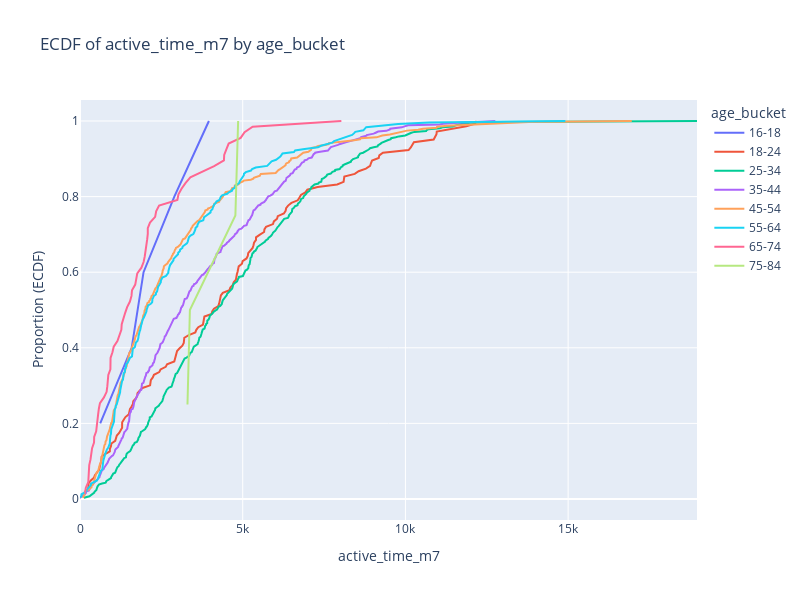
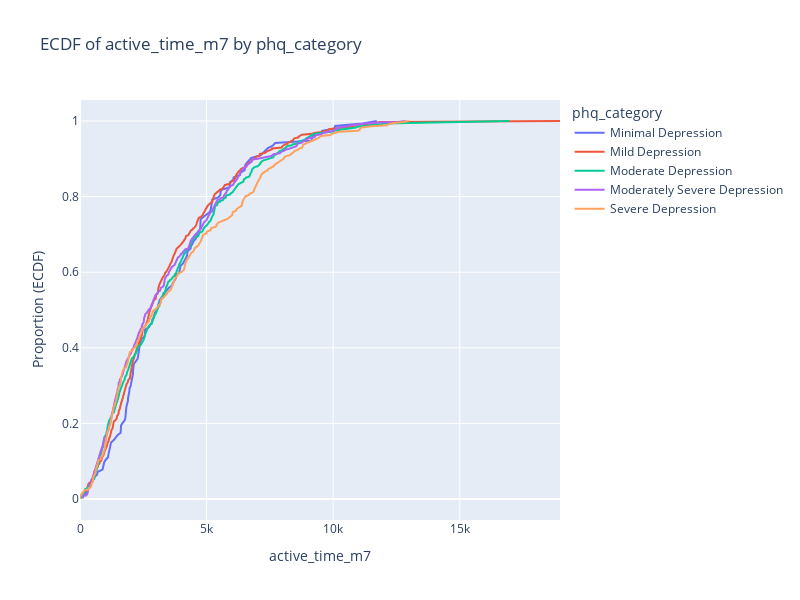

The notebook cell these images were saved under, in order:
### Code cell
import plotly.graph_objects as go
from statsmodels.distributions.empirical_distribution import ECDF

# Example DataFrame: df_clean
# Must have columns: ["active_time_m7", "age_bucket", "phq_category", "ethnicity_white", "gender", "major_depressive_disorder"]

groupings = {
    'age_bucket': ['16-18', '18-24', '25-34', '35-44', '45-54', '55-64', '65-74', '75-84'],
    'phq_category': ['Minimal Depression', 'Mild Depression', 'Moderate Depression',
                     'Moderately Severe Depression', 'Severe Depression'],
    'ethnicity_white': [True, False],
    'gender': ['Woman', 'Man', 'Transgender', 'Gender Queer Or Nonconforming',],
    #'major_depressive_disorder': ['Invalid Disorder', True, False]
}

for grouping_var, categories in groupings.items():
    # Create a new figure for each grouping
    fig = go.Figure()

    # For each category in this grouping, filter and plot the ECDF of active_time_m7
    for cat in categories:
        # Filter rows where the grouping_var matches cat
        sub_df = df[df[grouping_var] == cat]
        if sub_df.empty:
            continue
        
        # Drop any NaN values in active_time_m7
        values = sub_df['active_time_m7'].dropna()
        if values.empty:
            continue
        
        # Compute ECDF
        ecdf = ECDF(values)
        x_vals = ecdf.x
        y_vals = ecdf.y
        
        # Add a Scatter trace for this category
        fig.add_trace(
            go.Scatter(
                x=x_vals,
                y=y_vals,
                mode='lines',
                name=str(cat)  # This label shows in the legend
            )
        )
    
    # Update layout for this figure
    fig.update_layout(
        title=f"ECDF of active_time_m7 by {grouping_var}",
        xaxis_title="active_time_m7",
        yaxis_title="Proportion (ECDF)",
        legend_title=grouping_var,
        height=600,
        width=800
    )
    
    # Show (or save) the figure
    fig.show()

### Figure 1 — Plotly figure (JSON) as saved in the notebook; plotly's stock layout.template omitted (floating-point values rounded to 4 significant figures; data arrays with more than 128 entries replaced by an {"elided": "..."} marker saying what was removed)
{"data": [{"mode": "lines", "name": "16-18", "type": "scatter", "x": [null, 621.3, 1588.0, 1953, 2899.0, 3961.0], "y": [0, 0.2, 0.4, 0.6, 0.8, 1]}, {"mode": "lines", "name": "18-24", "type": "scatter", "x": {"elided": "144 float values"}, "y": {"elided": "144 float values"}}, {"mode": "lines", "name": "25-34", "type": "scatter", "x": {"elided": "418 float values"}, "y": {"elided": "418 float values"}}, {"mode": "lines", "name": "35-44", "type": "scatter", "x": {"elided": "538 float values"}, "y": {"elided": "538 float values"}}, {"mode": "lines", "name": "45-54", "type": "scatter", "x": {"elided": "394 float values"}, "y": {"elided": "394 float values"}}, {"mode": "lines", "name": "55-64", "type": "scatter", "x": {"elided": "245 float values"}, "y": {"elided": "245 float values"}}, {"mode": "lines", "name": "65-74", "type": "scatter", "x": [null, 154.3, 178.7, 254.4, 263.1, 279.7, 284, 322.3, 347, 371.6, 431, 435.7, 497.1, 516, 518.4, 557.1, 579.4, 613.3, 735.7, 818, 840, 849.9, 870, 934.3, 937.4, 939.1, 997.3, 1036.0, 1150.0, 1209.0, 1271.0, 1282.0, 1329.0, 1389.0, 1449.0, 1534.0, 1582.0, 1598.0, 1697.0, 1733.0, 1760, 1887.0, 1954.0, 1990.0, 2014.0, 2057.0, 2064.0, 2083.0, 2083.0, 2151.0, 2310.0, 2340, 2430.0, 2993.0, 3026.0, 3120, 3240, 3391.0, 3752.0, 4122, 4423, 4431.0, 4500, 4569.0, 4937.0, 5057.0, 5306.0, 8031.0], "y": [0, 0.01493, 0.02985, 0.04478, 0.0597, 0.07463, 0.08955, 0.1045, 0.1194, 0.1343, 0.1493, 0.1642, 0.1791, 0.194, 0.209, 0.2239, 0.2388, 0.2537, 0.2687, 0.2836, 0.2985, 0.3134, 0.3284, 0.3433, 0.3582, 0.3731, 0.3881, 0.403, 0.4179, 0.4328, 0.4478, 0.4627, 0.4776, 0.4925, 0.5075, 0.5224, 0.5373, 0.5522, 0.5672, 0.5821, 0.597, 0.6119, 0.6269, 0.6418, 0.6567, 0.6716, 0.6866, 0.7015, 0.7164, 0.7313, 0.7463, 0.7612, 0.7761, 0.791, 0.806, 0.8209, 0.8358, 0.8507, 0.8657, 0.8806, 0.8955, 0.9104, 0.9254, 0.9403, 0.9552, 0.9701, 0.9851, 1]}, {"mode": "lines", "name": "75-84", "type": "scatter", "x": [null, 3303.0, 3377, 4775.0, 4860.0], "y": [0, 0.25, 0.5, 0.75, 1]}], "layout": {"height": 600, "legend": {"title": {"text": "age_bucket"}}, "title": {"text": "ECDF of active_time_m7 by age_bucket"}, "width": 800, "xaxis": {"title": {"text": "active_time_m7"}}, "yaxis": {"title": {"text": "Proportion (ECDF)"}}}}

### Figure 2 — Plotly figure (JSON) as saved in the notebook; plotly's stock layout.template omitted (floating-point values rounded to 4 significant figures; data arrays with more than 128 entries replaced by an {"elided": "..."} marker saying what was removed)
{"data": [{"mode": "lines", "name": "Minimal Depression", "type": "scatter", "x": {"elided": "155 float values"}, "y": {"elided": "155 float values"}}, {"mode": "lines", "name": "Mild Depression", "type": "scatter", "x": {"elided": "415 float values"}, "y": {"elided": "415 float values"}}, {"mode": "lines", "name": "Moderate Depression", "type": "scatter", "x": {"elided": "469 float values"}, "y": {"elided": "469 float values"}}, {"mode": "lines", "name": "Moderately Severe Depression", "type": "scatter", "x": {"elided": "422 float values"}, "y": {"elided": "422 float values"}}, {"mode": "lines", "name": "Severe Depression", "type": "scatter", "x": {"elided": "354 float values"}, "y": {"elided": "354 float values"}}], "layout": {"height": 600, "legend": {"title": {"text": "phq_category"}}, "title": {"text": "ECDF of active_time_m7 by phq_category"}, "width": 800, "xaxis": {"title": {"text": "active_time_m7"}}, "yaxis": {"title": {"text": "Proportion (ECDF)"}}}}
